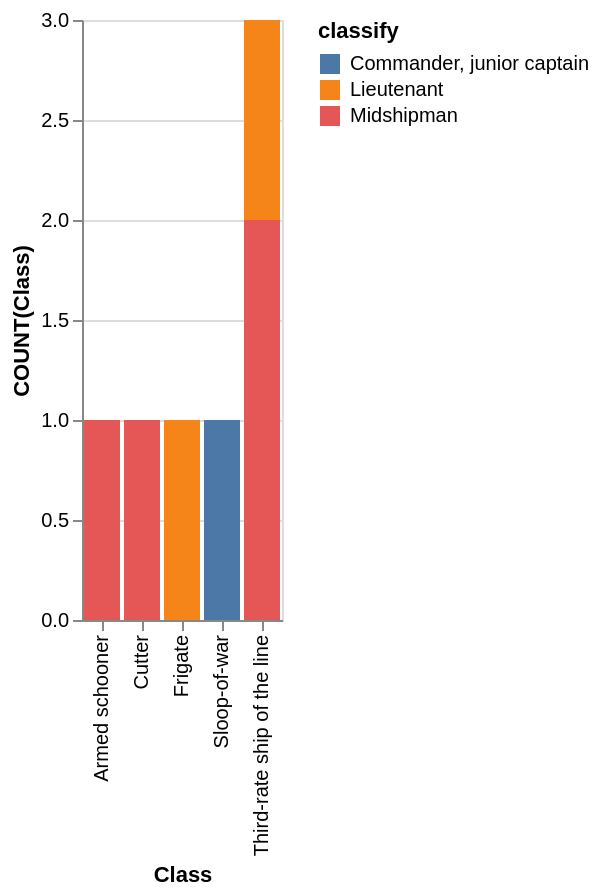

Source (Vega-Lite JSON):
### Vega-Lite specification from a JSON file in a GitHub repository (floating-point values rounded to 4 significant figures)
{"data": {"values": [{"x_data": "Armed schooner", "y_data": 0, "classify": "Commander, junior captain"}, {"x_data": "Cutter", "y_data": 0, "classify": "Commander, junior captain"}, {"x_data": "Frigate", "y_data": 0, "classify": "Commander, junior captain"}, {"x_data": "Sloop-of-war", "y_data": 1, "classify": "Commander, junior captain"}, {"x_data": "Third-rate ship of the line", "y_data": 0, "classify": "Commander, junior captain"}, {"x_data": "Armed schooner", "y_data": 0, "classify": "Lieutenant"}, {"x_data": "Cutter", "y_data": 0, "classify": "Lieutenant"}, {"x_data": "Frigate", "y_data": 1, "classify": "Lieutenant"}, {"x_data": "Sloop-of-war", "y_data": 0, "classify": "Lieutenant"}, {"x_data": "Third-rate ship of the line", "y_data": 1, "classify": "Lieutenant"}, {"x_data": "Armed schooner", "y_data": 1, "classify": "Midshipman"}, {"x_data": "Cutter", "y_data": 1, "classify": "Midshipman"}, {"x_data": "Frigate", "y_data": 0, "classify": "Midshipman"}, {"x_data": "Sloop-of-war", "y_data": 0, "classify": "Midshipman"}, {"x_data": "Third-rate ship of the line", "y_data": 2, "classify": "Midshipman"}]}, "mark": "bar", "encoding": {"x": {"field": "x_data", "type": "nominal", "title": "Class", "sort": "ascending"}, "y": {"field": "y_data", "type": "quantitative", "title": "COUNT(Class)"}, "color": {"field": "classify"}}}
